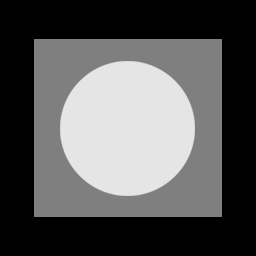
#> input picture 图像复原与重建/image/Fig0503 (original_pattern).tif, 256 x 256 px
$ jupyter execute --allow-errors IR.ipynb
#> lines starting #> are read from the running program, lines starting #| are printed output that depends on the picture
# 图像复原与重建

[cell 1]
import filter
import numpy as np
import matplotlib.pyplot as plt
import cv2 as cv

[cell 2]
_, axe = plt.subplots(1, 2)

img = cv.imread('./image/Fig0503 (original_pattern).tif', cv.IMREAD_GRAYSCALE)
#> img is the input picture: shape (256, 256); min 0, max 229, mean 87.1
axe[0].imshow(img, cmap = 'gray')
axe[1].hist(img.ravel(), 256, [0, 256])

plt.show()
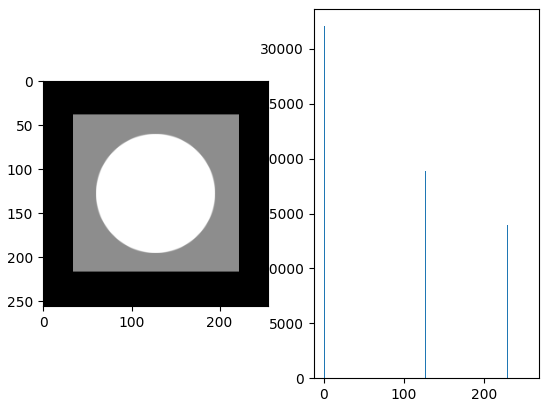
#> figure drawn by matplotlib, 2 panels; panel 2: tallest bar 32072 high, from x = 0 to 1

[cell 3]
_, axe = plt.subplots(2, 6, figsize = (15, 8))

#高斯噪声
img = cv.imread('./image/Fig0504(a)(gaussian-noise).tif', cv.IMREAD_GRAYSCALE)
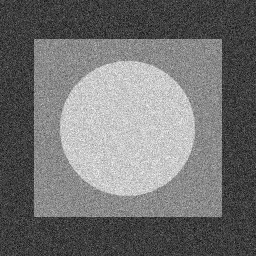
#> input picture 图像复原与重建/image/Fig0504(a)(gaussian-noise).tif, 256 x 256 px
#> img is the input picture: shape (256, 256); min 0, max 255, mean 114.3
axe[0, 0].imshow(img, cmap = 'gray')
axe[0, 1].hist(img.ravel(), 256, [0, 256])

#瑞利噪声
img = cv.imread('./image/Fig0504(b)(rayleigh-noise).tif', cv.IMREAD_GRAYSCALE)
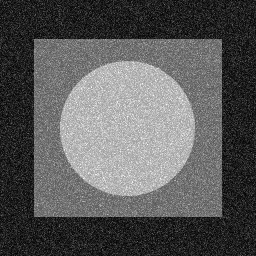
#> input picture 图像复原与重建/image/Fig0504(b)(rayleigh-noise).tif, 256 x 256 px
#> img is the input picture: shape (256, 256); min 0, max 255, mean 89.6
axe[0, 2].imshow(img, cmap = 'gray')
axe[0, 3].hist(img.ravel(), 256, [0, 256])

#爱尔兰噪声
img = cv.imread('./image/Fig0504(c)(gamma-noise).tif', cv.IMREAD_GRAYSCALE)
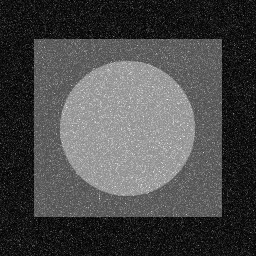
#> input picture 图像复原与重建/image/Fig0504(c)(gamma-noise).tif, 256 x 256 px
#> img is the input picture: shape (256, 256); min 0, max 255, mean 72.8
axe[0, 4].imshow(img, cmap = 'gray')
axe[0, 5].hist(img.ravel(), 256, [0, 256])

#指数噪声
img = cv.imread('./image/Fig0504(g)(neg-exp-noise).tif', cv.IMREAD_GRAYSCALE)
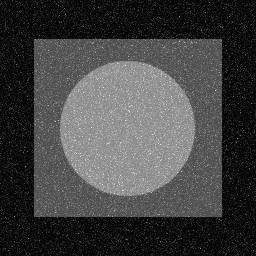
#> input picture 图像复原与重建/image/Fig0504(g)(neg-exp-noise).tif, 256 x 256 px
#> img is the input picture: shape (256, 256); min 0, max 255, mean 66.2
axe[1, 0].imshow(img, cmap = 'gray')
axe[1, 1].hist(img.ravel(), 256, [0, 256])

#均匀噪声
img = cv.imread('./image/Fig0504(h)(uniform-noise).tif', cv.IMREAD_GRAYSCALE)
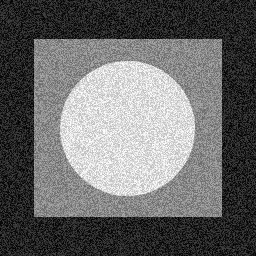
#> input picture 图像复原与重建/image/Fig0504(h)(uniform-noise).tif, 256 x 256 px
#> img is the input picture: shape (256, 256); min 0, max 255, mean 105
axe[1, 2].imshow(img, cmap = 'gray')
axe[1, 3].hist(img.ravel(), 256, [0, 256])

#椒盐噪声
img = cv.imread('./image/Fig0504(i)(salt-pepper-noise).tif', cv.IMREAD_GRAYSCALE)
#> (the rest of this cell did not finish here and is left out)
